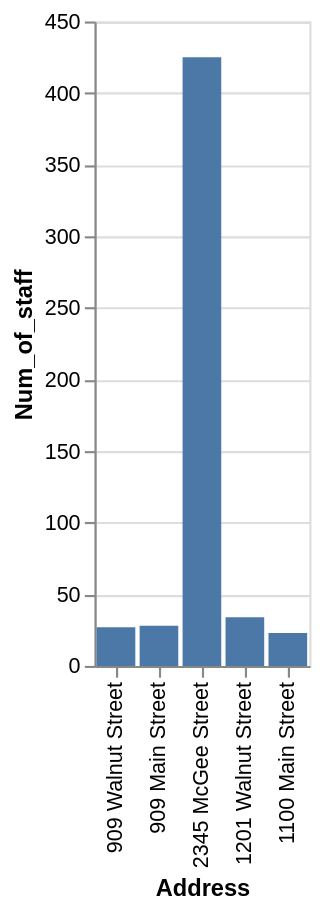

Describe this chart as a Vega-Lite specification.
### Vega-Lite specification from a JSON file in a GitHub repository (floating-point values rounded to 4 significant figures)
{"data": {"values": [{"x_data": "909 Walnut Street", "y_data": 27}, {"x_data": "1201 Walnut Street", "y_data": 34}, {"x_data": "2345 McGee Street", "y_data": 425}, {"x_data": "909 Main Street", "y_data": 28}, {"x_data": "1100 Main Street", "y_data": 23}]}, "mark": "bar", "encoding": {"x": {"field": "x_data", "type": "nominal", "title": "Address", "sort": "descending"}, "y": {"field": "y_data", "type": "quantitative", "title": "Num_of_staff"}}}
